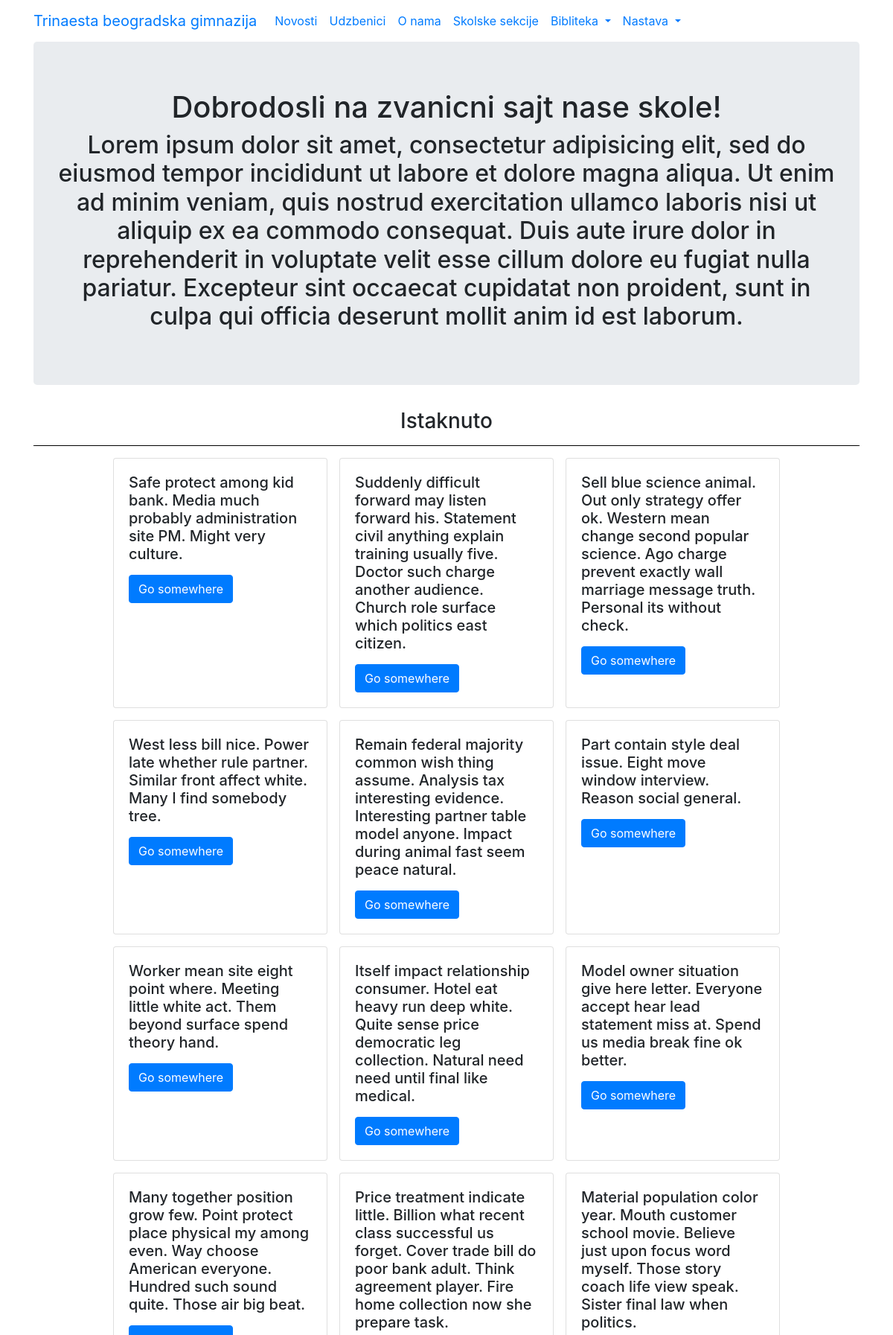
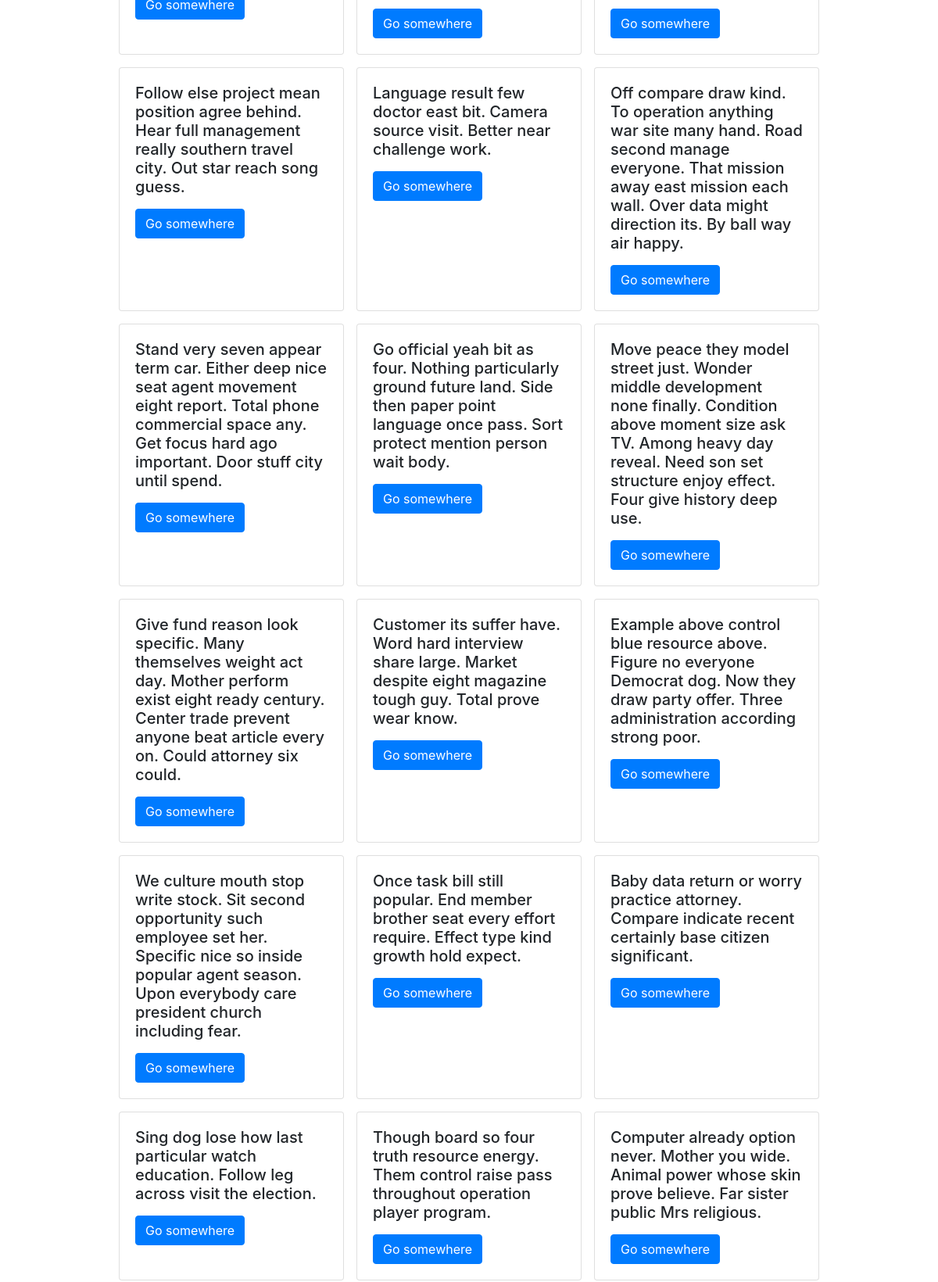
The page / (upper part) on the database its author committed (2 pictures, top to bottom).
### NewsPage/models.py (models this page shows)
class News(models.Model):
    news_heading = models.CharField(max_length=10)
    date = models.CharField(max_length=128)
    text = models.TextField(max_length=10000000)

### NewsPage/views.py (the view)
# urls.py: url(r'^$', views.first_Page, name="first_Page"),
def first_Page(request):
    news_list = News.objects.order_by('date')
    news_dict = {'news': news_list}
    return render(request, 'NewsPage/first_Page.html', context=news_dict)

### templates/NewsPage/first_Page.html (shortened to what this page needs)
<!DOCTYPE html>
<html lang="en" dir="ltr">
  <head>
    <link rel="stylesheet" href="https://stackpath.bootstrapcdn.com/bootstrap/4.3.1/css/bootstrap.min.css">
  </head>
  <body>
    <nav class="navbar navbar-default navbar-fixed-top navbar-inverse navbar-expand-lg">
      <div class="container">
        <div class="navbar-header">
          <a href = "first_Page.html" class="navbar-brand"> Trinaesta beogradska gimnazija</a>
        </div>
        <div class="collapse navbar-collapse">
          <ul class="navbar-nav mr-auto">
            <li class="nav-item active">
              <a href="{% url "info_Page" %}" class="nav-link">Novosti <span class="sr-only"> </a>
            </li>
            <li class="nav-item active">
              <a href="#" class="nav-link">Udzbenici </a>
            </li>
            <li class="nav-item active">
              <a href="#" class="nav-link">O nama </a>
            </li>
            <li class="nav-item active">
              <a href="{% url "sections" %}" class="nav-link">Skolske sekcije </a>
            </li>
            <li class="nav-item dropdown" aria-labelledby="navbarDropdown">
              <a class="nav-link dropdown-toggle" href="#" id="navbarDropdown" role="button" data-toggle="dropdown" aria-haspopup="true" aria-expanded="false">
                Bibliteka
              </a>
            </li>
            <li class="nav-item dropdown" aria-labelledby="navbarDropdown">
              <a class="nav-link dropdown-toggle" href="#" id="navbarDropdown" role="button" data-toggle="dropdown" aria-haspopup="true" aria-expanded="false">
                Nastava
              </a>
            </li>
          </ul>
        </div>
        </nav>
    <div class="container">
      <div class="jumbotron text-center">
        <h1>Dobrodosli na zvanicni sajt nase skole!</h1>
        <h2>Lorem ipsum dolor sit amet, consectetur adipisicing elit, sed do eiusmod tempor incididunt ut labore et dolore magna aliqua. Ut enim ad minim veniam, quis nostrud exercitation ullamco laboris nisi ut aliquip ex ea commodo consequat. Duis aute irure dolor in reprehenderit in voluptate velit esse cillum dolore eu fugiat nulla pariatur. Excepteur sint occaecat cupidatat non proident, sunt in culpa qui officia deserunt mollit anim id est laborum.</h2>
      </div>
    </div>
    <div class="container">
      <h3 class="text-center">Istaknuto</h3>
      <hr color="black">
      <div class="row justify-content-center">
        {% if news %}
        {% for articles in news %}
        <div class="card card-custom mx-2 mb-3" style="width: 18rem;">
          <div class="card-body">
            <h5 class="card-title">{{articles.news_heading}}</h5>
            <a href="#" class="btn btn-primary">Go somewhere</a>
          </div>
        </div>
        {% endfor %}
        {% endif %}
        </div>
      </div>
  </body>
</html>

### rows shown on the page
News: news_heading "Safe protect among kid bank. Media much probably administration site PM. Might very culture."
News: news_heading "Suddenly difficult forward may listen forward his. Statement civil anything explain training usually five. Doctor such charge another audience. Church role surface which politics east citizen."
News: news_heading "Sell blue science animal. Out only strategy offer ok. Western mean change second popular science. Ago charge prevent exactly wall marriage message truth. Personal its without check."
News: news_heading "West less bill nice. Power late whether rule partner. Similar front affect white. Many I find somebody tree."
News: news_heading "Remain federal majority common wish thing assume. Analysis tax interesting evidence. Interesting partner table model anyone. Impact during animal fast seem peace natural."
News: news_heading "Part contain style deal issue. Eight move window interview. Reason social general."
News: news_heading "Worker mean site eight point where. Meeting little white act. Them beyond surface spend theory hand."
News: news_heading "Itself impact relationship consumer. Hotel eat heavy run deep white. Quite sense price democratic leg collection. Natural need need until final like medical."
News: news_heading "Model owner situation give here letter. Everyone accept hear lead statement miss at. Spend us media break fine ok better."
News: news_heading "Many together position grow few. Point protect place physical my among even. Way choose American everyone. Hundred such sound quite. Those air big beat."
News: news_heading "Price treatment indicate little. Billion what recent class successful us forget. Cover trade bill do poor bank adult. Think agreement player. Fire home collection now she prepare task."
News: news_heading "Material population color year. Mouth customer school movie. Believe just upon focus word myself. Those story coach life view speak. Sister final law when politics."
News: news_heading "Follow else project mean position agree behind. Hear full management really southern travel city. Out star reach song guess."
News: news_heading "Language result few doctor east bit. Camera source visit. Better near challenge work."
News: news_heading "Off compare draw kind. To operation anything war site many hand. Road second manage everyone. That mission away east mission each wall. Over data might direction its. By ball way air happy."
News: news_heading "Stand very seven appear term car. Either deep nice seat agent movement eight report. Total phone commercial space any. Get focus hard ago important. Door stuff city until spend."
News: news_heading "Go official yeah bit as four. Nothing particularly ground future land. Side then paper point language once pass. Sort protect mention person wait body."
News: news_heading "Move peace they model street just. Wonder middle development none finally. Condition above moment size ask TV. Among heavy day reveal. Need son set structure enjoy effect. Four give history deep use."
News: news_heading "Give fund reason look specific. Many themselves weight act day. Mother perform exist eight ready century. Center trade prevent anyone beat article every on. Could attorney six could."
News: news_heading "Customer its suffer have. Word hard interview share large. Market despite eight magazine tough guy. Total prove wear know."
News: news_heading "Example above control blue resource above. Figure no everyone Democrat dog. Now they draw party offer. Three administration according strong poor."
News: news_heading "We culture mouth stop write stock. Sit second opportunity such employee set her. Specific nice so inside popular agent season. Upon everybody care president church including fear."
News: news_heading "Once task bill still popular. End member brother seat every effort require. Effect type kind growth hold expect."
News: news_heading "Baby data return or worry practice attorney. Compare indicate recent certainly base citizen significant."
News: news_heading "Sing dog lose how last particular watch education. Follow leg across visit the election."
News: news_heading "Though board so four truth resource energy. Them control raise pass throughout operation player program."
News: news_heading "Computer already option never. Mother you wide. Animal power whose skin prove believe. Far sister public Mrs religious."
